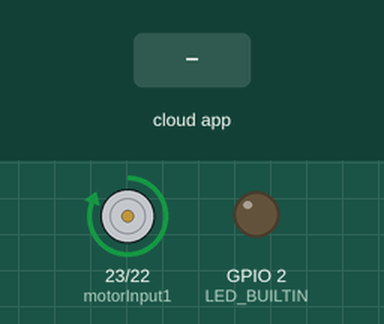
Bench run of a sketch on a simulated ESP32. Shown: motor-driver pin pairs drawn as motors (green arrow = first pin HIGH = forward, orange = second pin HIGH = backward, longer = more drive, scaled by the enable pin), output pins drawn as LEDs (lit = HIGH). The inputs (shaded band) are chosen by the test bench. WiFi joins after 1.5 s; servers stay silent unless stated; the Firebase database answers and starts empty; what the sketch prints to the serial monitor is not drawn.

Above: at 2.7 s.
2.8 s: the phone or cloud app sets motorStatus to 1
At 5.8 s:
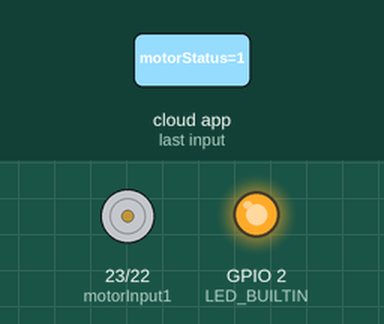
6.3 s: the phone or cloud app sets motorStatus to 0
At 8.8 s:
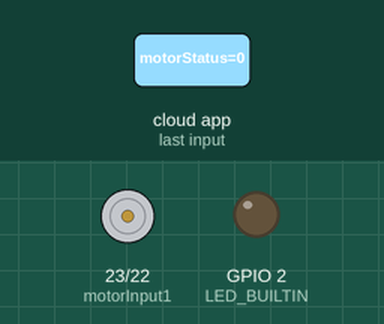
Timing chart, 0 to 10.3 s (numbered marks = the images above; inputs shaded):
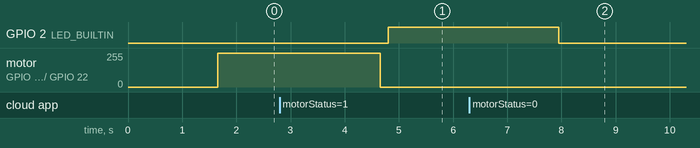

Measured:
- after the input at 2.8 s, GPIO 2 (LED_BUILTIN): LOW → HIGH after 2.0 s
- after the input at 6.3 s, GPIO 2 (LED_BUILTIN): HIGH → LOW after 1.7 s

The sketch:

flash.ino
```cpp
#include <WiFi.h>
#include <Firebase_ESP_Client.h>

// Replace with your network credentials
#define WIFI_SSID "Admin"
#define WIFI_PASSWORD "Kadri@123"
#define FIREBASE_HOST "toggle-ser.firebaseapp.com"
#define FIREBASE_AUTH "hwZKPsdh1nMwVZRxDFLgIp32b4MVFjPrpmCaUg98"
#define analogWrite ledcWrite

#define API_KEY "AIzaSyAqsiOhVS6lkfd_KM2K9xMW3HgSGCV7fnM"
#define DATABASE_URL "https://toggle-ser-default-rtdb.firebaseio.com/"

#include "addons/TokenHelper.h" //Provide the token generation process info.
#include "addons/RTDBHelper.h" //Provide the real-time database payload printing info and other helper functions.

//Define Firebase Data object
FirebaseData fbdo;
FirebaseAuth auth;
FirebaseConfig config;

// Define pins for the motor driver
int motorInput1 = 23;
int motorInput2 = 22;
int motorEnable = 21;

void setup() {
  Serial.begin(115200);
  WiFi.begin(WIFI_SSID, WIFI_PASSWORD);
  Serial.print("Connecting to Wi-Fi");
  while (WiFi.status() != WL_CONNECTED){
    Serial.print(".");
    delay(300);
  }

  Serial.println();
  Serial.print("Connected with IP: ");
  Serial.println(WiFi.localIP());
  Serial.println();

  /* Assign the api key (required) */
  config.api_key = API_KEY;

  /* Assign the RTDB URL (required) */
  config.database_url = DATABASE_URL;

  if (Firebase.signUp(&config, &auth, "", "")){
  Serial.println("ok");
  }

  else{
    Serial.printf("%s\n", config.signer.signupError.message.c_str());
  }

  /* Assign the callback function for the long running token generation task */
  config.token_status_callback = tokenStatusCallback; //see addons/TokenHelper.h


  Firebase.begin(&config, &auth);
  Firebase.reconnectWiFi(true);

  pinMode(motorInput1, OUTPUT);
  pinMode(motorInput2, OUTPUT);
  pinMode(motorEnable, OUTPUT);
  pinMode(LED_BUILTIN, OUTPUT);

  digitalWrite(motorEnable, HIGH);
  digitalWrite(motorInput1, LOW);
  digitalWrite(motorInput2, LOW);
}

void loop()
{
  if(Firebase.RTDB.getString(&fbdo, "motorStatus"))
  {
    String ledstatus = fbdo.stringData();
    if(ledstatus.toInt() == 1){
      lockMotor();
    }
    else {
      unlockMotor();
    }
  }else{
    Serial.print("Error in getInt, ");
    Serial.println(fbdo.errorReason());
  }
}

void lockMotor() {
  digitalWrite(motorInput1, LOW);
  digitalWrite(motorInput2, HIGH);
  digitalWrite(LED_BUILTIN, HIGH);
  analogWrite(motorEnable, 255);
  delay(3000);
  digitalWrite(motorEnable, LOW);
}

void unlockMotor() {
  digitalWrite(motorInput1, HIGH);
  digitalWrite(motorInput2, LOW);
  digitalWrite(LED_BUILTIN, LOW);
  analogWrite(motorEnable, 255);
  delay(3000);
  digitalWrite(motorEnable, LOW);
} 
```
